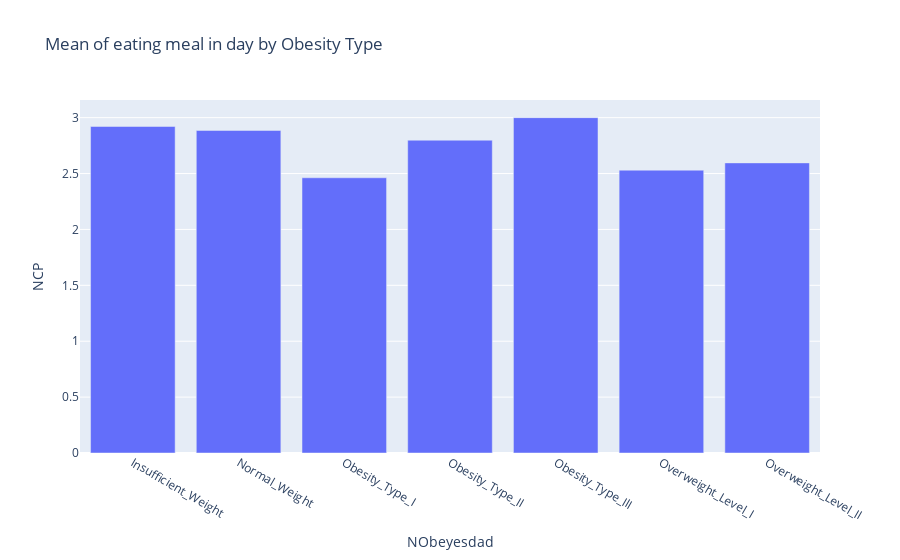

Here is the notebook cell this chart was saved with:
### Code cell
fig = px.bar(pivot_mean_df, x='NObeyesdad', y='NCP', title='Mean of eating meal in day by Obesity Type')
fig.show()

### Figure 1 — Plotly figure (JSON) as saved in the notebook; plotly's stock layout.template omitted (floating-point values rounded to 4 significant figures)
{"data": [{"alignmentgroup": "True", "hovertemplate": "NObeyesdad=%{x}<br>NCP=%{y}<extra></extra>", "legendgroup": "", "marker": {"color": "#636efa", "pattern": {"shape": ""}}, "name": "", "offsetgroup": "", "orientation": "v", "showlegend": false, "textposition": "auto", "type": "bar", "x": ["Insufficient_Weight", "Normal_Weight", "Obesity_Type_I", "Obesity_Type_II", "Obesity_Type_III", "Overweight_Level_I", "Overweight_Level_II"], "xaxis": "x", "y": [2.921, 2.886, 2.462, 2.798, 3.0, 2.53, 2.595], "yaxis": "y"}], "layout": {"barmode": "relative", "legend": {"tracegroupgap": 0}, "title": {"text": "Mean of eating meal in day by Obesity Type"}, "xaxis": {"anchor": "y", "domain": [0, 1], "title": {"text": "NObeyesdad"}}, "yaxis": {"anchor": "x", "domain": [0, 1], "title": {"text": "NCP"}}}}
